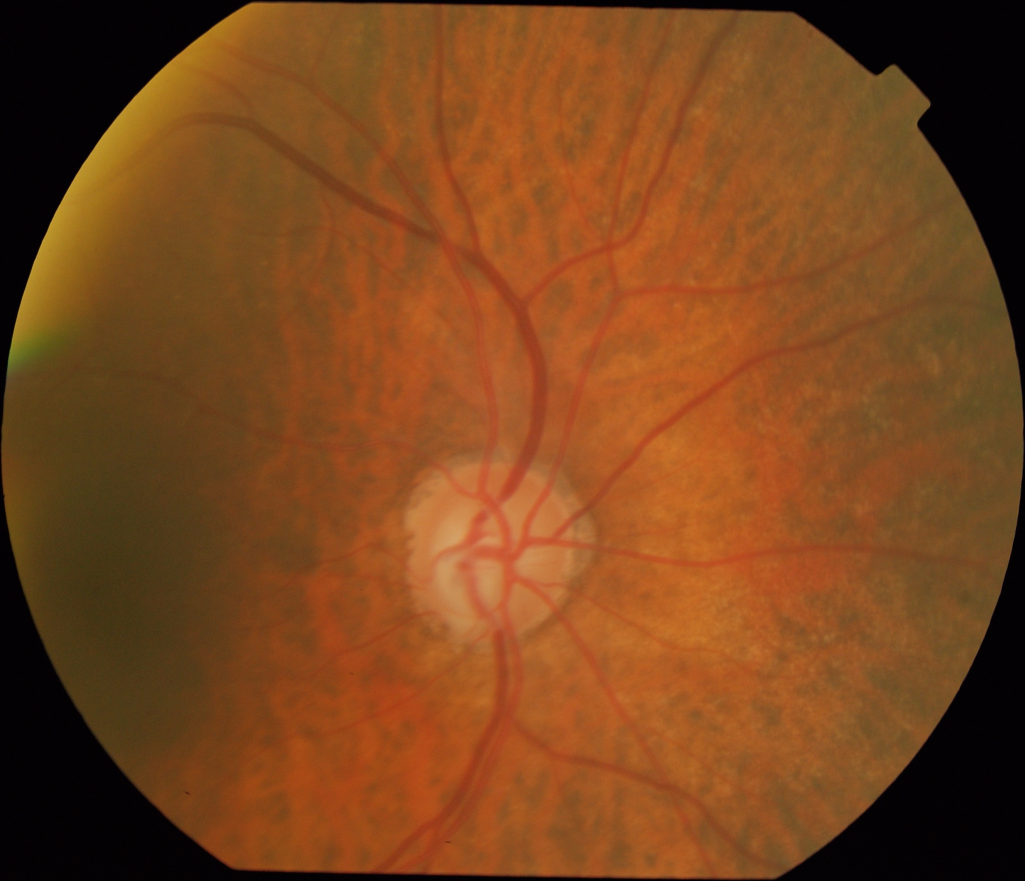
#> input picture Kode/Backup/image.png, 2049 x 1762 px (shown at 1/2 size)
$ python creation_hist2.py
#> lines starting #> are read from the running program, lines starting #| are printed output that depends on the picture
import cv2
from matplotlib import pyplot as plt
import os
import pandas as pd
import csv


img1 = cv2.imread('image.png')
#> img1 is the input picture: shape (1762, 2049, 3); mean B, G, R 29.3, 69.3, 122.2
img2 = cv2.imread('image2.png')
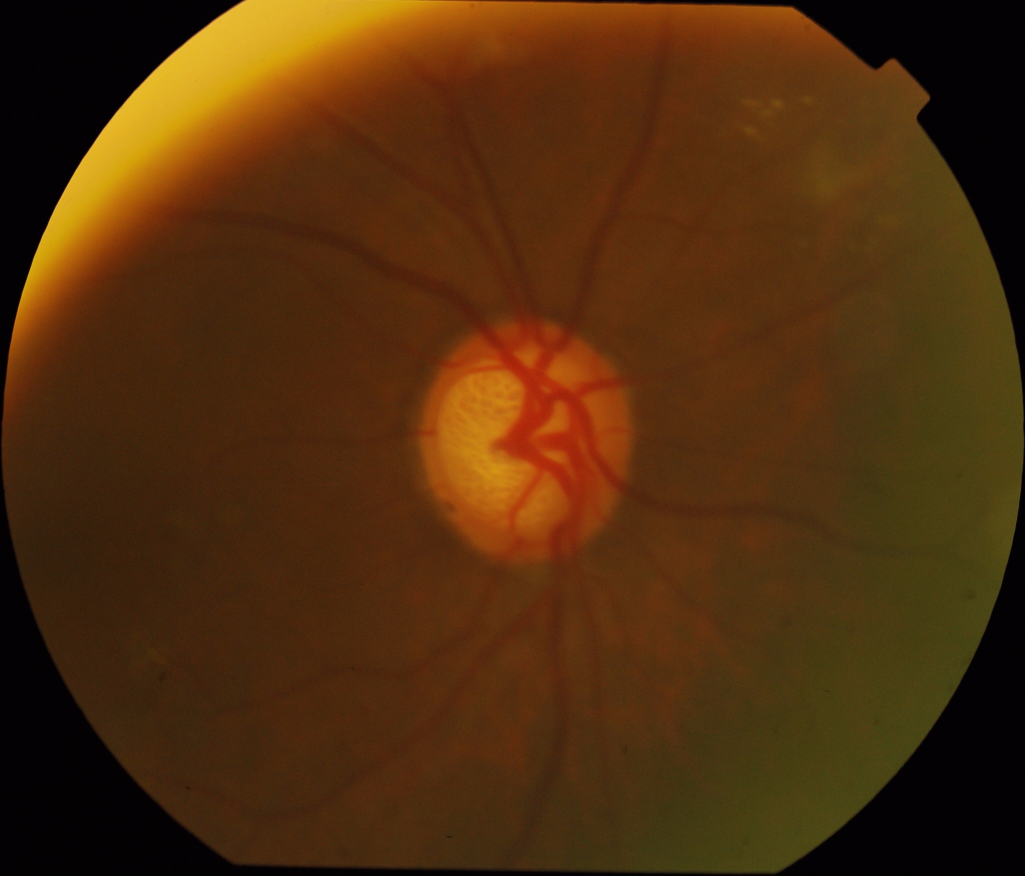
#> input picture Kode/Backup/image2.png, 2049 x 1751 px (shown at 1/2 size)
#> img2 is the input picture: shape (1751, 2049, 3); mean B, G, R 13.1, 45.7, 79.9
h1 = cv2.calcHist(img1, [1], None, [256], [0, 256])
#> h1 = 256 values, max 1741 at index 3, min 0 at index 30, mean 24.01
h2 = cv2.calcHist(img2, [1], None, [256], [0, 256])
#> h2 = 256 values, max 1024 at index 3, min 0 at index 65, mean 24.01
h3 = h1 + h2
#> h3 = 256 values, max 2765 at index 3, min 0 at index 65, mean 48.02

print(h1.shape)
#| (256, 1)
print(h2.shape)
#| (256, 1)
print(h3.shape)
#| (256, 1)

plt.subplot(311), plt.plot(h1)
plt.subplot(312), plt.plot(h2)
plt.subplot(313), plt.plot(h3)

plt.show()
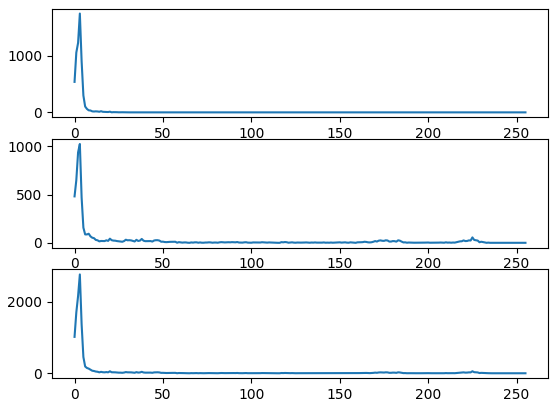
#> figure drawn by matplotlib, 3 panels; panel 1: curve peaks at x = 3, y = 1741; panel 2: curve peaks at x = 3, y = 1024; panel 3: curve peaks at x = 3, y = 2765
